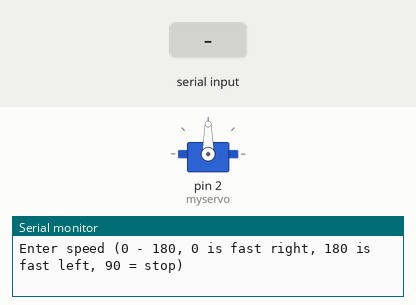
This sketch was run on a simulated Arduino Uno, built with avr-gcc and run on an emulated ATmega328P. Parts: servo, the last lines printed to the serial monitor. Inputs (shaded band) come from the test bench.

Above: at 1.2 s.
1.3 s: "30,150\n" received over Serial
At 2.1 s:
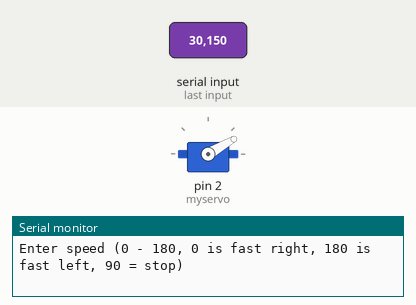
At 7.2 s:
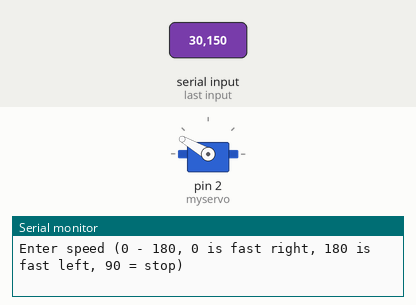
Timing chart, 0 to 13.8 s (numbered marks = the images above; inputs shaded):
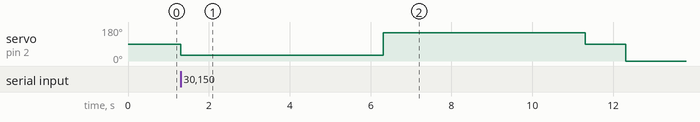

The sketch:

no.ino
```cpp
#include <Servo.h>

Servo myservo;  // create servo object to control a servo

void setup() {
  Serial.begin(9600);
  myservo.attach(2);  // attaches the servo on pin 9 to the servo object
  myservo.write(90);
  Serial.println("Enter speed (0 - 180, 0 is fast right, 180 is fast left, 90 = stop)");
}

void loop() {
  // if there's any serial available, read it:
  while (Serial.available() > 0) {
    int iSpeed = Serial.parseInt();
    iSpeed = constrain(iSpeed, 0, 180);
    myservo.write(iSpeed);
    delay(5000);
    myservo.write(90);
    Serial.println("Enter speed (0 - 180, 0 is fast right, 180 is fast left, 90 = stop)");
  }
}
```

Measured:
- after the input at 1.3 s, servo on pin 2 (myservo): 90° → 30° at once, → 150° 5.0 s later, → 90° 5.0 s later, → 0° 1.0 s later
